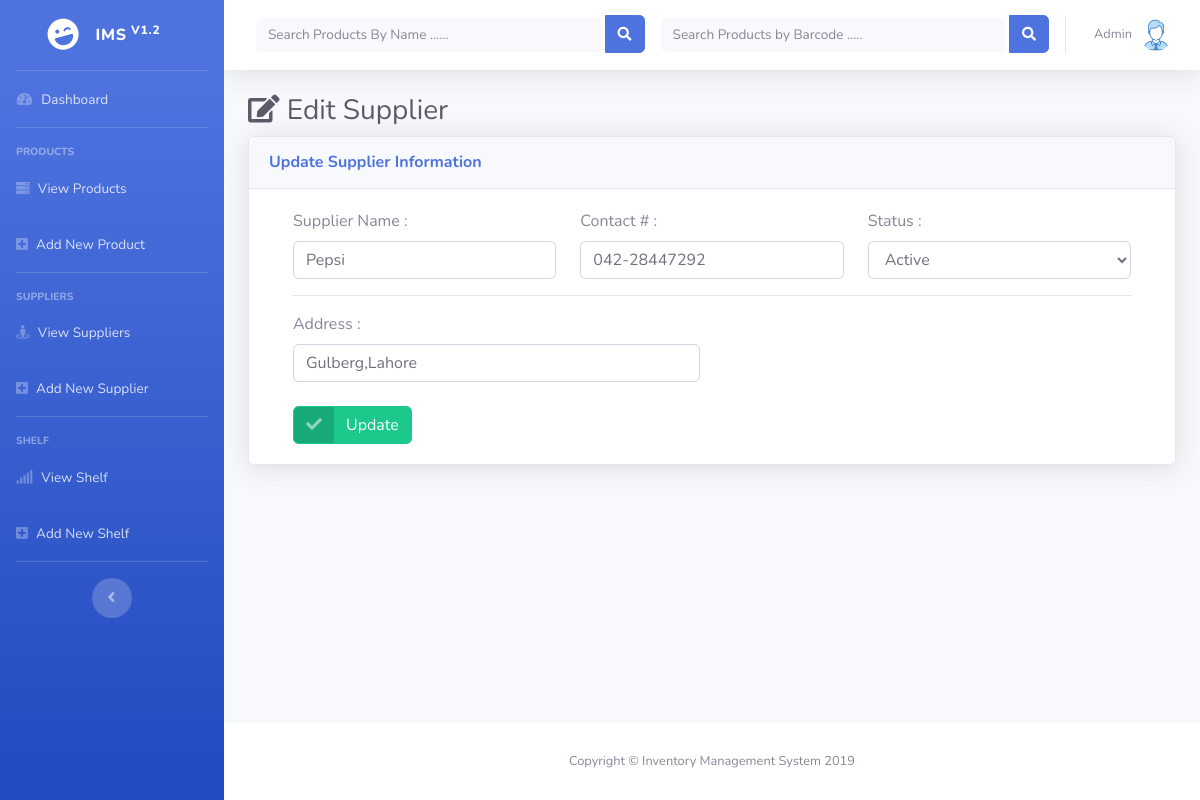
Screenshot of /editSupplier.php?supplier=5 (signed in) with the database file from the repository.
### tables this page shows
CREATE TABLE IF NOT EXISTS `supplier` (
  `supplier_id` int(11) NOT NULL AUTO_INCREMENT,
  `name` varchar(25) NOT NULL,
  `contact` varchar(25) NOT NULL,
  `address` varchar(50) NOT NULL,
  `status` tinyint(1) NOT NULL DEFAULT '1',
  PRIMARY KEY (`supplier_id`)
);

### include/Supplier.php (the view, shortened to what this page needs)
<?php
    class Supplier
    {
        public $conn;
        public function __construct($db){
            $this->conn = $db;
        }
        public function getSupplier($id)
        {
            $sql = "SELECT * from supplier WHERE supplier_id = '$id'";
            if($result = mysqli_query($this->conn,$sql))
            {
                if (mysqli_num_rows($result) > 0) {
                    while ($row = mysqli_fetch_array($result)) {
                        echo '  <div class="row">
                        <div class="col-sm">
                            <label for="name">Supplier Name : </label>
                            <input type="text" class="form-control" name="name" id="name" value="'.$row['name'].'" required>
                        </div>
                        <div class="col-sm">
                            <label for="contact">Contact #  : </label>
                            <input type="text" class="form-control" name="contact" id="contact" value="'.$row['contact'].'"  required>
                        </div>
                        <div class="col-sm">
                            <label for="quantity">Status  : </label>
                            <select class="form-control" required name="status">
                                <option value="1">Active</option>
                                <option value="0">InActive</option>
                            </select>
                        </div>
                    </div>
                    <hr/>
                    <div class="row">
                        <div class="col-sm">
                            <label for="address">Address  : </label>
                            <input type="text" class="form-control" value="'.$row['address'].'"  name="address" id="address" required>
                        </div>
                        <div class="col-sm">
                        </div>
                    </div>';
                    }
                }
            }
        }
    }
?>

### rows the page displays
supplier: name "Pepsi", contact "042-28447292", address "Gulberg,Lahore"
